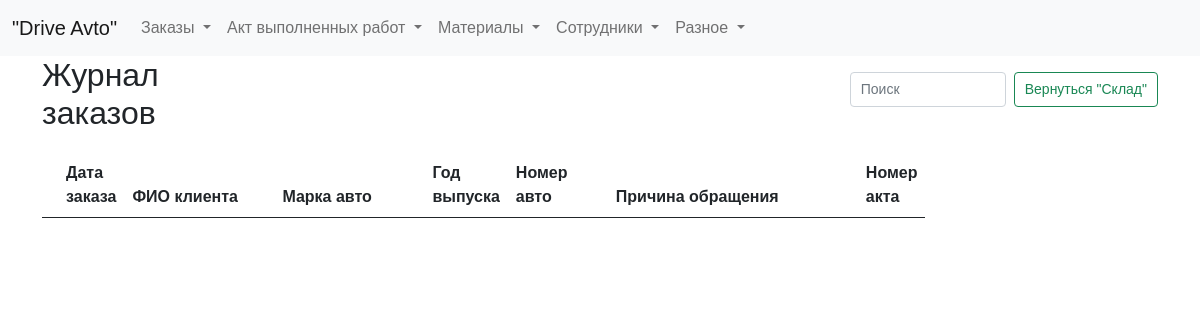
Before: /zhurnal?page=2 with the older database file.
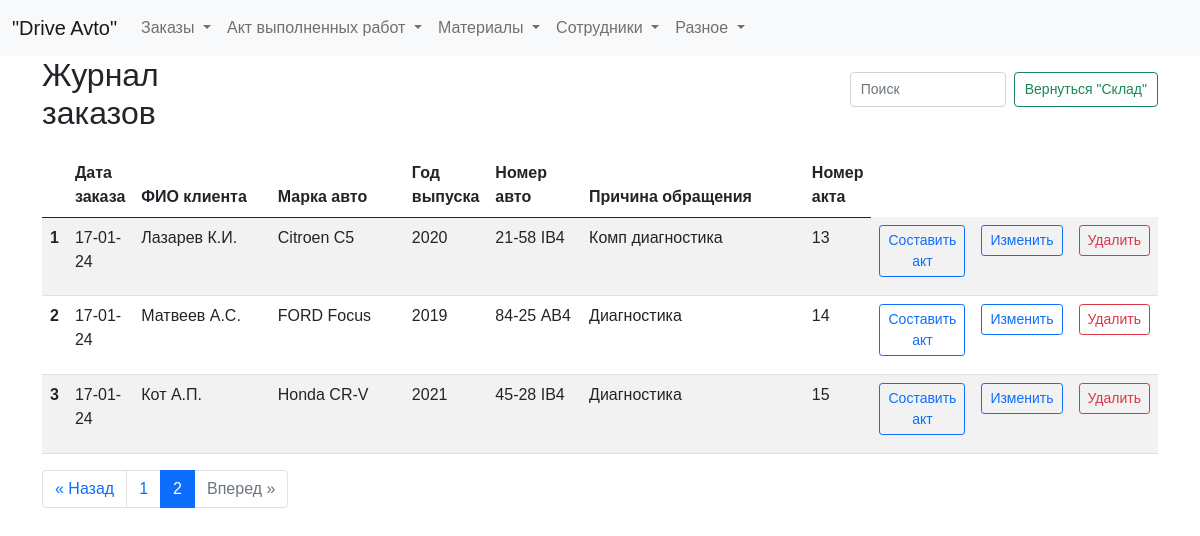
After: the same page with the newer database file.
### tables this page shows
CREATE TABLE log (
id integer PRIMARY KEY AUTOINCREMENT,
date_order text NOT NULL,
name_customer text NOT NULL,
brand_car text NOT NULL,
year_car text NOT NULL,
number_car text NOT NULL,
text_order text NOT NULL,
id_act integer
);

### fcompany.py (the view)
@app.route("/zhurnal")
def showZhurnal():
    page = request.args.get('page', 1, type=int)
    per_page = 10  # Количество элементов на странице
    log_query = dbase.getLog()  # Получаем все элементы журнала
    for row in log_query:
        row['entry_id'] = row['id']
    total_items = len(log_query)  # Получаем общее количество элементов
    total_pages = ceil(total_items / per_page)  # Вычисляем общее количество страниц
    start_index = (page - 1) * per_page
    end_index = start_index + per_page
    log = log_query[start_index:end_index]  # Получаем элементы текущей страницы
    pagination = {
        'page': page,
        'per_page': per_page,
        'total_pages': total_pages,
        'total_items': total_items
    }
    return render_template("zhurnal.html", title="Журнал", log=log, pagination=pagination)

### FDataBase.py (called while the page is built)
    def getLog(self):
        sql = '''SELECT * FROM log'''
        try:
            self.__cur.execute(sql)
            res = self.__cur.fetchall()
            log_list = [dict(row) for row in res]
            if log_list: return log_list
        except:
            print("Ошибка чтения из БД")
        return []

### fcompany.py (called while the page is built)
def connect_db():  # общая функция для установления соединения с БД
    conn = sqlite3.connect(app.config['DATABASE'])
    conn.row_factory = sqlite3.Row  # записи будут представлены не в виде кортежей, а в виде словаря (для исп в шаблонах)
    return conn

def get_db():
    if not hasattr(g, 'link_db'):
        g.link_db = connect_db()
    return g.link_db

@app.before_request
def before_request():
    global dbase
    db = get_db()
    dbase = FDataBase(db)

### templates/zhurnal.html (shortened to what this page needs)
{% extends 'base.html' %}
{% block content %}
<div class="header-container">
  <h2>Журнал заказов</h2>
  <form class="d-flex search-form" role="search">
    <input class="form-control me-2 narrow-search" type="search" id="searchInput" placeholder="Поиск" aria-label="Search">
    <button class="btn btn-outline-success narrow-button" type="submit">Вернуться "Склад"</button>
  </form>
</div>
<div class="table-responsive">
<table id="myTable" class="table table-striped">
  <thead>
    <tr>
      <th scope="col"></th>
      <th scope="col" style="width: 50px;">Дата заказа</th>
      <th scope="col" style="width: 150px;">ФИО клиента</th>
      <th scope="col" style="width: 150px;">Марка авто</th>
      <th scope="col" style="width: 50px;">Год выпуска</th>
      <th scope="col" style="width: 100px;">Номер авто</th>
      <th scope="col" style="width: 250px;">Причина обращения</th>
      <th scope="col" style="width: 50px;">Номер акта</th>
    </tr>
  </thead>
  <tbody>
    {% for row in log %}
    <tr>
      <th scope="row">{{ loop.index }}</th>
      <td>{{ row.date_order }}</td>
      <td>{{ row.name_customer }}</td>
      <td>{{ row.brand_car }}</td>
      <td>{{ row.year_car }}</td>
      <td>{{ row.number_car }}</td>
      <td>{{ row.text_order|truncate(30) }}</td>
      <td>{{ row.id_act }}</td>
      <td>
            <a href="/edit_entry_act/{{ row.id }}" class="btn btn-outline-primary btn-sm">Составить акт</a>
      </td>
      <td>
          <a href="/edit_entry/{{ row.id }}" class="btn btn-outline-primary btn-sm">Изменить</a>
      </td>
      <td>
        <form action="/delete_entry/{{ row.id }}" method="post">
            <button type="submit" class="btn btn-outline-danger btn-sm">Удалить</button>
        </form>
      </td>
    </tr>
    {% endfor %}
  </tbody>
</table>
</div>
{% if pagination.total_items > pagination.per_page %}
<nav aria-label="Page navigation">
  <ul class="pagination justify-content-center">
    {% if pagination.page > 1 %}
      <li class="page-item"><a class="page-link" href="{{ url_for('showZhurnal', page=pagination.page-1) }}">&laquo; Назад</a></li>
    {% else %}
      <li class="page-item disabled"><span class="page-link">&laquo; Назад</span></li>
    {% endif %}
    {% for page_num in range(1, pagination.total_pages+1) %}
      {% if page_num == pagination.page %}
        <li class="page-item active"><span class="page-link">{{ page_num }}</span></li>
      {% else %}
        <li class="page-item"><a class="page-link" href="{{ url_for('showZhurnal', page=page_num) }}">{{ page_num }}</a></li>
      {% endif %}
    {% endfor %}
    {% if pagination.page < pagination.total_pages %}
      <li class="page-item"><a class="page-link" href="{{ url_for('showZhurnal', page=pagination.page+1) }}">Вперед &raquo;</a></li>
    {% else %}
      <li class="page-item disabled"><span class="page-link">Вперед &raquo;</span></li>
    {% endif %}
  </ul>
</nav>
{% endif %}
{% endblock %}

Changed rows visible on the page:
added log: date_order "17-01-24", name_customer "Лазарев К.И.", brand_car "Citroen C5", year_car "2020", number_car "21-58 IB4", text_order "Комп диагностика", id_act "13"
added log: date_order "17-01-24", name_customer "Матвеев А.С.", brand_car "FORD Focus", year_car "2019", number_car "84-25 АВ4", text_order "Диагностика", id_act "14"
added log: date_order "17-01-24", name_customer "Кот А.П.", brand_car "Honda CR-V", year_car "2021", number_car "45-28 IB4", text_order "Диагностика", id_act "15"
Other visible differences:
text now shown: "« Назад Вперед »"
new list line: "1"
new list line: "2"
